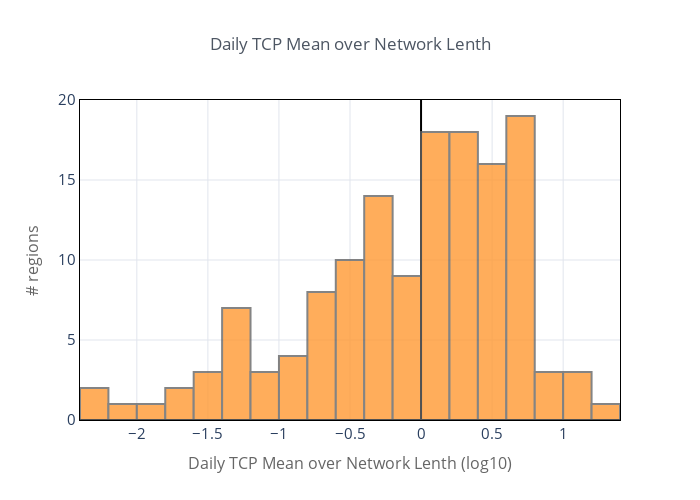

Notebook code cell kept with this figure:
### Code cell
df[df['daily_length_ratio'] < 200]['daily_length_ratio'].apply(np.log10).iplot(
    kind='hist', theme='custom',
    title='Daily TCP Mean over Network Lenth',
    xTitle='Daily TCP Mean over Network Lenth (log10)', yTitle='# regions'
)

### Figure 1 — Plotly figure (JSON) as saved in the notebook; plotly's stock layout.template omitted (floating-point values rounded to 4 significant figures; data arrays with more than 128 entries replaced by an {"elided": "..."} marker saying what was removed)
{"data": [{"histfunc": "count", "histnorm": "", "marker": {"color": "rgba(255, 153, 51, 1.0)", "line": {"color": "#666666", "width": 2}}, "name": "daily_length_ratio", "opacity": 0.8, "orientation": "v", "type": "histogram", "x": {"elided": "194 float values"}}], "layout": {"barmode": "overlay", "height": 500, "legend": {"bgcolor": "#FFFFFF", "bordercolor": "#444444", "borderwidth": 0, "font": {"size": 12}, "itemclick": "toggle", "itemdoubleclick": "toggleothers", "itemsizing": "trace", "traceorder": "normal"}, "paper_bgcolor": "#FFFFFF", "plot_bgcolor": "#FFFFFF", "title": {"font": {"color": "#4D5663", "size": 17}, "text": "Daily TCP Mean over Network Lenth", "x": 0.5}, "width": 700, "xaxis": {"automargin": true, "gridcolor": "#E1E5ED", "linecolor": "#000000", "mirror": "ticks", "showline": true, "tickfont": {"size": 15}, "title": {"font": {"color": "#666666", "size": 16}, "text": "Daily TCP Mean over Network Lenth (log10)"}, "zerolinecolor": "#000000", "zerolinewidth": 2}, "yaxis": {"automargin": true, "gridcolor": "#E1E5ED", "linecolor": "#000000", "mirror": "ticks", "showline": true, "tickfont": {"size": 15}, "title": {"font": {"color": "#666666", "size": 16}, "text": "# regions"}, "zerolinecolor": "#000000", "zerolinewidth": 2}}}
